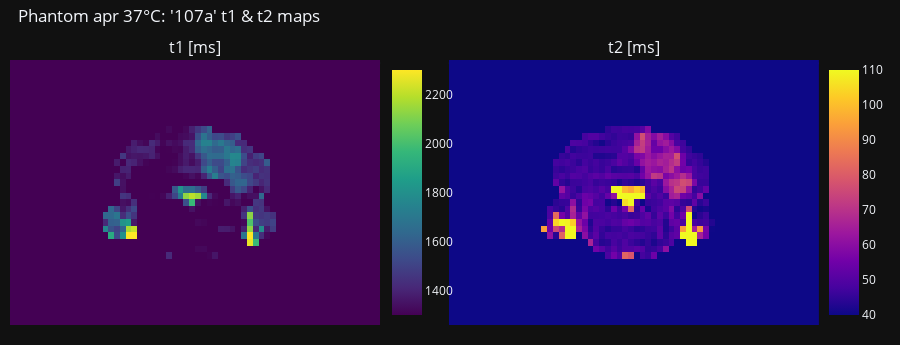

Notebook code cell kept with this figure:
### Markdown cell above
## t1, t2 maps ##

### Code cell
t1_pixels = t1_t2_pixel_reader(glu_phantom_fn=glu_mouse_fn, txt_file_name=txt_file_name, image_idx=3, t_type='t1', image_file=4)
t2_pixels = t1_t2_pixel_reader(glu_phantom_fn=glu_mouse_fn, txt_file_name=txt_file_name, image_idx=3, t_type='t2')

custom_viridis = np.array(plotly.colors.sequential.Viridis)
custom_plasma = np.array(plotly.colors.sequential.Plasma)

# Create subplots with 1 row and 3 columns, increased horizontal spacing
fig = make_subplots(rows=1, cols=2, horizontal_spacing=0.085, subplot_titles=['t1 [ms]', 't2 [ms]', 'Dot Product'])

# Add heatmaps for the three arrays
heatmap_fs = go.Heatmap(z=t1_pixels*mask, colorscale=custom_viridis, coloraxis='coloraxis1')
heatmap_ksw = go.Heatmap(z=t2_pixels*mask, colorscale=custom_plasma, coloraxis='coloraxis2')

fig.add_trace(heatmap_fs, row=1, col=1)
fig.add_trace(heatmap_ksw, row=1, col=2)

fig.update_layout(
    template='plotly_dark',  # Set the theme to plotly dark
    title_text=f"Phantom {subject_dict['month']} {subject_dict['temp']}°C: '{fp_prtcl_name}' t1 & t2 maps",
    showlegend=False,  # Hide legend
    height=345,
    width=900,  # Set a width based on your preference
    margin=dict(l=10, r=40, t=60, b=20),  # Adjust top and bottom margins
    title=dict(x=0.02, y=0.97)  # Adjust the title position
)

# Add individual titles and separate colorbars
for i, title in enumerate(['Glu [mM]', 'ksw [Hz]'], start=1):
    fig.update_xaxes(row=1, col=i, showgrid=False, showticklabels=False)
    fig.update_yaxes(showgrid=False, row=1, col=i, showticklabels=False, autorange='reversed')  # Reverse the y-axis

# colorbar_fs = {'colorscale': custom_viridis, 'cmin': 1000, 'cmax': 1500}
colorbar_fs = {'colorscale': custom_viridis, 'cmin': 1300, 'cmax': 2300}
colorbar_ksw = {'colorscale': custom_plasma, 'cmin': 40, 'cmax': 110}

fig.update_layout(
    coloraxis1=colorbar_fs,
    coloraxis2=colorbar_ksw,
    coloraxis_colorbar=dict(x=0.46, y=0.5),
    coloraxis2_colorbar=dict(x=1, y=0.5),
)

# Show the plot
fig.show()
pio.write_image(fig, f'images/{save_name}/subject_{phantom_choice}/t1_t2.jpeg')

### Figure 1 — Plotly figure (JSON) as saved in the notebook; plotly's stock layout.template omitted (floating-point values rounded to 4 significant figures; data arrays with more than 128 entries replaced by an {"elided": "..."} marker saying what was removed)
{"data": [{"coloraxis": "coloraxis", "colorscale": [[0.0, "#440154"], [0.1111, "#482878"], [0.2222, "#3e4989"], [0.3333, "#31688e"], [0.4444, "#26828e"], [0.5556, "#1f9e89"], [0.6667, "#35b779"], [0.7778, "#6ece58"], [0.8889, "#b5de2b"], [1.0, "#fde725"]], "z": {"elided": "40x64 float values"}, "type": "heatmap", "xaxis": "x", "yaxis": "y"}, {"coloraxis": "coloraxis2", "colorscale": [[0.0, "#0d0887"], [0.1111, "#46039f"], [0.2222, "#7201a8"], [0.3333, "#9c179e"], [0.4444, "#bd3786"], [0.5556, "#d8576b"], [0.6667, "#ed7953"], [0.7778, "#fb9f3a"], [0.8889, "#fdca26"], [1.0, "#f0f921"]], "z": {"elided": "40x64 float values"}, "type": "heatmap", "xaxis": "x2", "yaxis": "y2"}], "layout": {"xaxis": {"anchor": "y", "domain": [0.0, 0.4575], "showgrid": false, "showticklabels": false}, "yaxis": {"anchor": "x", "domain": [0.0, 1.0], "showgrid": false, "showticklabels": false, "autorange": "reversed"}, "xaxis2": {"anchor": "y2", "domain": [0.5425, 1.0], "showgrid": false, "showticklabels": false}, "yaxis2": {"anchor": "x2", "domain": [0.0, 1.0], "showgrid": false, "showticklabels": false, "autorange": "reversed"}, "annotations": [{"font": {"size": 16}, "showarrow": false, "text": "t1 [ms]", "x": 0.2288, "xanchor": "center", "xref": "paper", "y": 1.0, "yanchor": "bottom", "yref": "paper"}, {"font": {"size": 16}, "showarrow": false, "text": "t2 [ms]", "x": 0.7712, "xanchor": "center", "xref": "paper", "y": 1.0, "yanchor": "bottom", "yref": "paper"}], "title": {"text": "Phantom apr 37°C: '107a' t1 & t2 maps", "x": 0.02, "y": 0.97}, "margin": {"l": 10, "r": 40, "t": 60, "b": 20}, "showlegend": false, "height": 345, "width": 900, "coloraxis": {"colorbar": {"x": 0.46, "y": 0.5}, "colorscale": [[0.0, "#440154"], [0.1111, "#482878"], [0.2222, "#3e4989"], [0.3333, "#31688e"], [0.4444, "#26828e"], [0.5556, "#1f9e89"], [0.6667, "#35b779"], [0.7778, "#6ece58"], [0.8889, "#b5de2b"], [1.0, "#fde725"]], "cmin": 1300, "cmax": 2300}, "coloraxis2": {"colorscale": [[0.0, "#0d0887"], [0.1111, "#46039f"], [0.2222, "#7201a8"], [0.3333, "#9c179e"], [0.4444, "#bd3786"], [0.5556, "#d8576b"], [0.6667, "#ed7953"], [0.7778, "#fb9f3a"], [0.8889, "#fdca26"], [1.0, "#f0f921"]], "cmin": 40, "cmax": 110, "colorbar": {"x": 1, "y": 0.5}}}}
